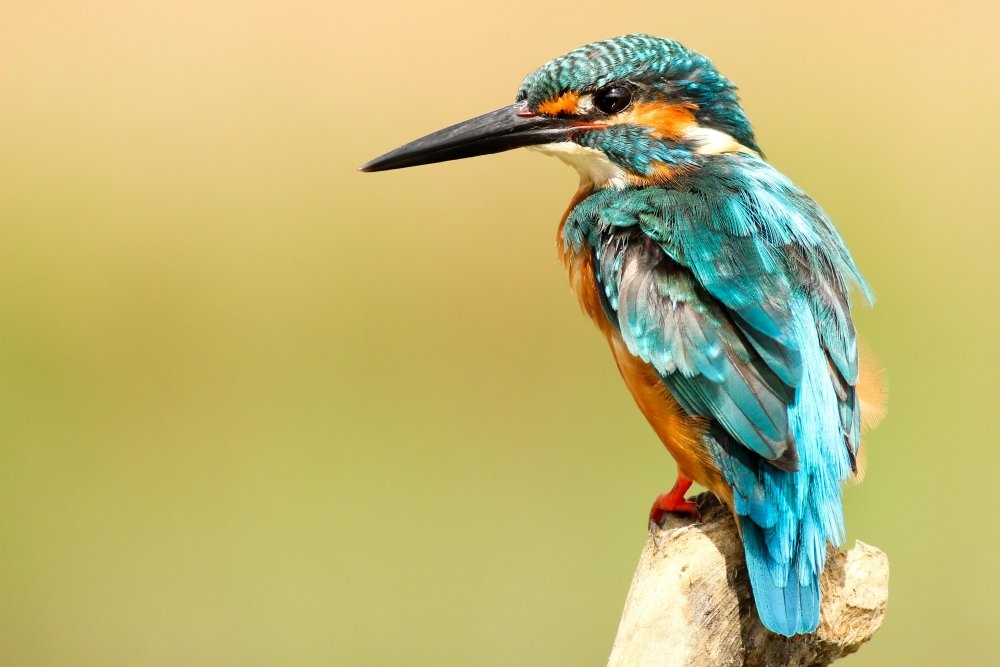
#> input picture tools/vision_models/bird.jpeg, 3000 x 2000 px (shown at 1/3 size); its folder holds only this picture in this run
$ python -i illumination.py   (imports and definitions only)
#> lines starting #> are read from the running program, lines starting #| are printed output that depends on the picture
#> further down, picture is the input picture: shape (2000, 3000, 3); mean B, G, R 117, 183.1, 191
"""Compact spatial illumination statistics aligned with descriptor-bank rows."""

from __future__ import annotations

from pathlib import Path
from typing import Iterable, Tuple

import cv2
import numpy as np
import pandas as pd


LUMA_STATISTICS = (
    "mean", "std", "p10", "p25", "p50", "p75", "p90",
    "dark_ratio", "bright_ratio",
)
REGIONS = ("global", "top", "middle", "bottom")
COLOR_CHANNELS = ("r", "g", "b", "h", "s", "v")


def statistic_names() -> Tuple[str, ...]:
    names = [
        f"{region}_luma_{statistic}"
        for region in REGIONS
        for statistic in LUMA_STATISTICS
    ]
    names.extend(
        f"global_{channel}_{statistic}"
        for channel in COLOR_CHANNELS
        for statistic in ("mean", "std")
    )
    return tuple(names)


def _luma_statistics(values: np.ndarray) -> Iterable[float]:
    values = np.asarray(values, dtype=np.float32)
    percentiles = np.percentile(values, (10, 25, 50, 75, 90))
    return (
        float(values.mean()), float(values.std()),
        *(float(value) for value in percentiles),
        float(np.mean(values <= 32.0)),
        float(np.mean(values >= 192.0)),
    )


def extract_spatial_illumination(
    image: np.ndarray, output_size=(320, 90)
) -> np.ndarray:
    """Return global/color and vertically localized illumination statistics.

    The vertical regions retain the distinction between a dark sky and a road
    brightly illuminated by street lamps, which a single global mean loses.
    Ratios are represented on [0, 1]; all values are standardized later using
    support-training rows only.
    """
#> called with output_size = (320, 90)
    if image is None or image.ndim != 3 or image.shape[2] != 3:
        raise ValueError("expected a non-empty BGR image")
    width, height = (int(output_size[0]), int(output_size[1]))
    if width < 1 or height < 3:
        raise ValueError("output_size must have positive width and height >= 3")
    resized = cv2.resize(image, (width, height), interpolation=cv2.INTER_AREA)
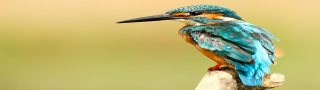
#> resized: shape (90, 320, 3); mean B, G, R 117, 183.1, 191
    luma = cv2.cvtColor(resized, cv2.COLOR_BGR2GRAY)
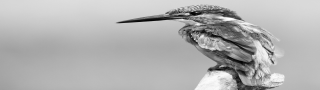
#> luma: shape (90, 320); min 1, max 255, mean 178
    boundaries = np.linspace(0, height, 4, dtype=int)
    region_values = (
        luma,
        luma[boundaries[0]:boundaries[1]],
        luma[boundaries[1]:boundaries[2]],
        luma[boundaries[2]:boundaries[3]],
    )
    features = []
    for values in region_values:
        features.extend(_luma_statistics(values))
#> this loop made 4 passes
#> percentiles in _luma_statistics on passes 1 to 4: [128, 172, 184, 200, 214], [128, 195, 207, 214, 217], [117, 167, 174, 185, 191], [157, 175, 182, 186, 190]
#> after the loop, features = 36 values, max 217 at index 15, min 0.00781 at index 34, mean 123.4

    rgb = cv2.cvtColor(resized, cv2.COLOR_BGR2RGB).astype(np.float32)
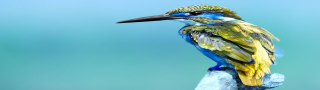
#> rgb: shape (90, 320, 3) float32; mean B, G, R 191, 183.1, 117
    hsv = cv2.cvtColor(resized, cv2.COLOR_BGR2HSV).astype(np.float32)
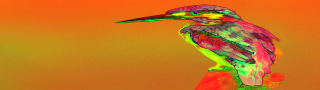
#> hsv: shape (90, 320, 3) float32; mean B, G, R 31.7, 116.4, 199.4
    color = np.concatenate((rgb, hsv), axis=2)
    for channel in range(color.shape[2]):
        values = color[:, :, channel]
        features.extend((float(values.mean()), float(values.std())))
#> this loop made 6 passes
#> pass 1, in extract_spatial_illumination, `values = color[:, :, channel]`:
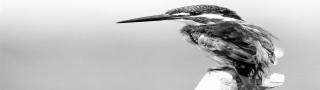
#> values: shape (90, 320) float32; min 0, max 255, mean 191
#> pass 3, in extract_spatial_illumination, `values = color[:, :, channel]`:
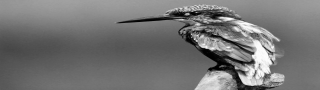
#> values: shape (90, 320) float32; min 0, max 254, mean 117
#> after the loop:
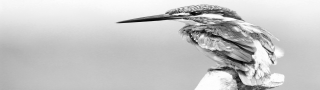
#> values: shape (90, 320) float32; min 3, max 255, mean 199.4
#> after the loop, features = 48 values, max 217 at index 15, min 0.00781 at index 34, mean 114.7

    output = np.asarray(features, dtype=np.float32)
#> output has the same summary as features
    if output.shape != (len(statistic_names()),) or not np.isfinite(output).all():
        raise RuntimeError("invalid illumination-statistics output")
    return output


def camera_image_path(dataset_root: Path, row: pd.Series) -> Path:
    sequence = str(int(row["sequence"]))
    camera_index = int(row["camera_front_index"])
    return (
        Path(dataset_root) / sequence / "cam-front" /
        f"cam-front_{camera_index:05d}.png"
    )


def load_aligned_illumination_bank(
    bank_root: Path, split: str, expected_index: pd.DataFrame
) -> np.ndarray:
    """Load an illumination array and reject silent row-order mismatches."""
    root = Path(bank_root) / str(split)
    stored_index = pd.read_csv(root / "index.csv")
    values = np.load(root / "illumination.npy", mmap_mode="r")
    if len(values) != len(stored_index) or len(values) != len(expected_index):
        raise ValueError(f"{split} illumination feature-index length mismatch")
    expected_ids = expected_index["sample_id"].astype(str).to_numpy()
    stored_ids = stored_index["sample_id"].astype(str).to_numpy()
    if not np.array_equal(expected_ids, stored_ids):
        raise ValueError(f"{split} illumination sample_id order mismatch")
    if values.ndim != 2 or values.shape[1] != len(statistic_names()):
        raise ValueError(
            f"{split} illumination has shape {values.shape}, expected "
            f"(*, {len(statistic_names())})"
        )
    return values

>>> import cv2
>>> picture = cv2.imread('../../tools/vision_models/bird.jpeg')
>>> result = extract_spatial_illumination(picture)
#> result has the same summary as features in extract_spatial_illumination
